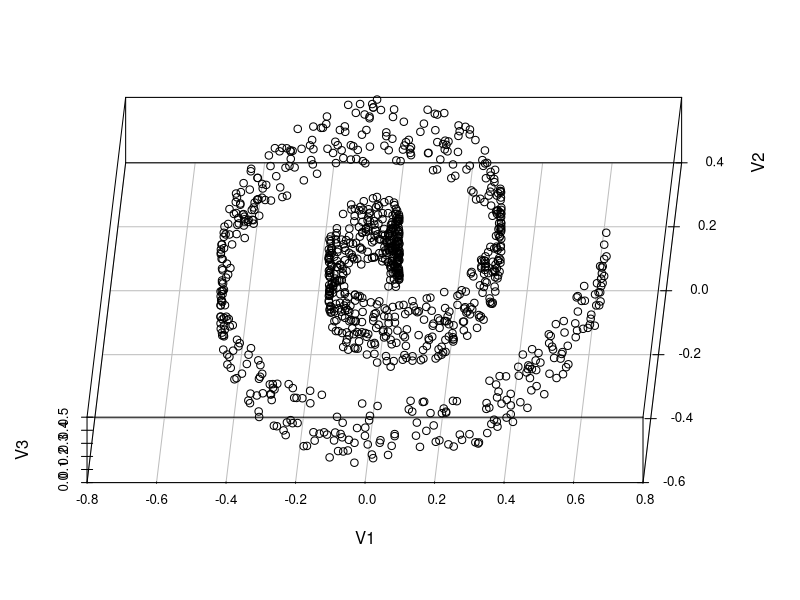
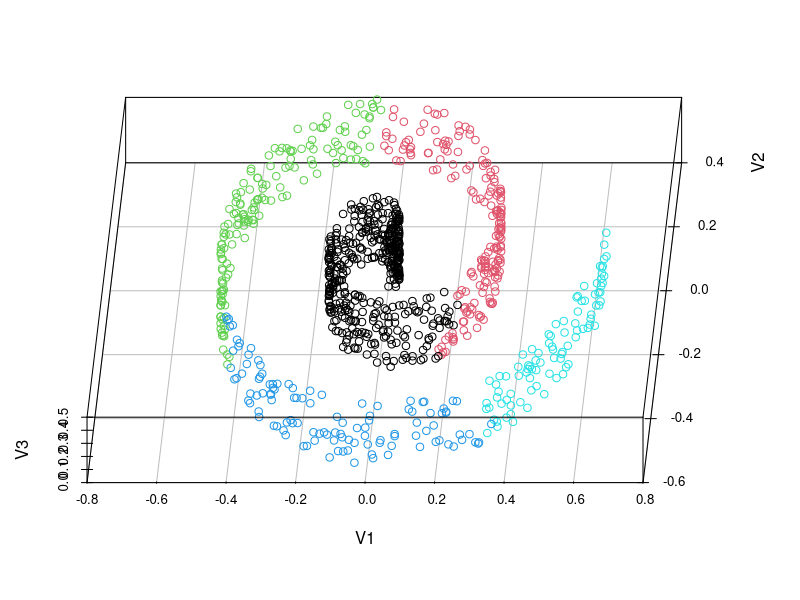

The R source for these figures, in order: (Note: this script raises an error after producing the figures.)
rm(list=ls())

# Load libraries
library(vegan)
library(scatterplot3d)

# Read data
srdata = read.csv("srdata.txt")
scatterplot3d(srdata, angle = 88, scale.y = 5)

# Apply Isomap
srdata_dist <- dist(srdata)
isom <- isomap(srdata_dist, ndim=2, k = 4)
srdata_2d <- isom$points

# Plot the swiss roll and plot also the 2d representation 
colors = srdata_2d[,1] - min(srdata_2d[,1]) + 1
scatterplot3d(srdata, angle = 88, scale.y = 5, color = colors)
x11(); plot(srdata_2d, col = colors)
